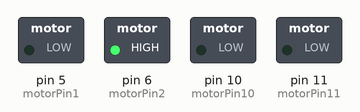
Simulated run of this sketch. Board: Arduino Uno, built with avr-gcc and run on an emulated ATmega328P. Parts: switched loads named in the sketch (green lamp = pin HIGH).

Above: at 0.2 s.
At 1.2 s:
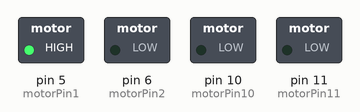
At 2.2 s:
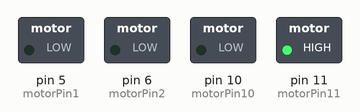
At 3.2 s:
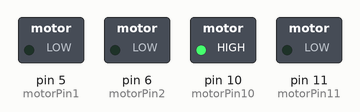
Timing chart, 0 to 5.2 s (numbered marks = the images above):
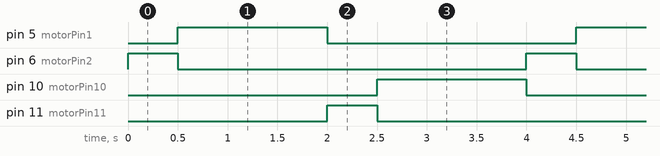

Measured:
- by itself, pin 5 (motorPin1), pin 10 (motorPin10): alternates HIGH for 1.5 s and LOW for 2.5 s
- by itself, pin 6 (motorPin2), pin 11 (motorPin11): alternates HIGH for 0.50 s and LOW for 3.5 s
- by itself, everything shown: repeats every 4.0 s, in 5 steps

The sketch:

s.ino
```cpp
//2-Way motor control

int motorPin1 =  5;    // One motor wire connected to digital pin 5
int motorPin2 =  6;    // One motor wire connected to digital pin 6
int motorPin10 =  10;    // One motor wire connected to digital pin 5
int motorPin11 =  11;    // One motor wire connected to digital pin 6

// The setup() method runs once, when the sketch starts

void setup()   {
  // initialize the digital pins as an output:
  pinMode(motorPin1, OUTPUT);
  pinMode(motorPin2, OUTPUT);
  pinMode(motorPin10, OUTPUT);
  pinMode(motorPin11, OUTPUT);
}

// the loop() method runs over and over again,
// as long as the Arduino has power
void loop()
{
  rotateRight(255, 500);
  rotateLeft(255, 1500);
  rotateRight10(255, 500);
  rotateLeft10(255, 1500);

}

void rotateLeft(int speedOfRotate, int length){
  analogWrite(motorPin1, speedOfRotate); //rotates motor
  digitalWrite(motorPin2, LOW);    // set the Pin motorPin2 LOW
  delay(length); //waits
  digitalWrite(motorPin1, LOW);    // set the Pin motorPin1 LOW
}

void rotateRight(int speedOfRotate, int length){
  analogWrite(motorPin2, speedOfRotate); //rotates motor
  digitalWrite(motorPin1, LOW);    // set the Pin motorPin1 LOW
  delay(length); //waits
  digitalWrite(motorPin2, LOW);    // set the Pin motorPin2 LOW
}

void rotateLeft10(int speedOfRotate, int length){
  analogWrite(motorPin10, speedOfRotate); //rotates motor
  digitalWrite(motorPin11, LOW);    // set the Pin motorPin2 LOW
  delay(length); //waits
  digitalWrite(motorPin10, LOW);    // set the Pin motorPin1 LOW
}

void rotateRight10(int speedOfRotate, int length){
  analogWrite(motorPin11, speedOfRotate); //rotates motor
  digitalWrite(motorPin10, LOW);    // set the Pin motorPin1 LOW
  delay(length); //waits
  digitalWrite(motorPin11, LOW);    // set the Pin motorPin2 LOW
}
```
